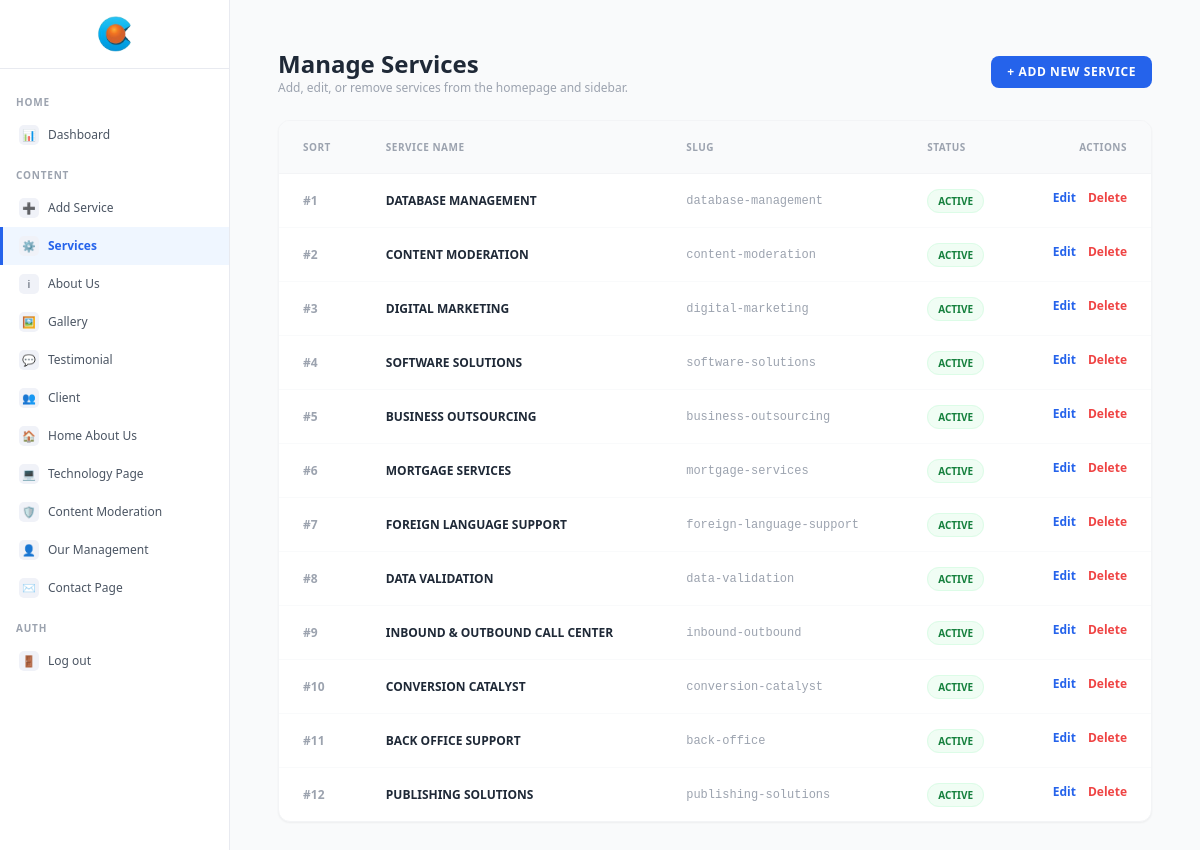
The app's page /admin/sections/services.php (signed in) with its own data.
### tables this page shows
CREATE TABLE IF NOT EXISTS services (
  id          INT AUTO_INCREMENT PRIMARY KEY,
  slug        VARCHAR(80)  UNIQUE NOT NULL,
  name        VARCHAR(150) NOT NULL,
  icon_url    VARCHAR(255),
  intro       TEXT,
  full_content LONGTEXT,    
  features    JSON,
  benefits    JSON,
  is_active   TINYINT DEFAULT 1,
  sort_order  INT DEFAULT 0,
  created_at  TIMESTAMP DEFAULT CURRENT_TIMESTAMP
);

### admin/sections/services.php (the view, shortened to what this page needs)
<?php
require_once '../middleware/auth.php';
$services = [];
if ($pdo) {
    try {
        $services = $pdo->query("SELECT * FROM services ORDER BY sort_order")->fetchAll();
    } catch(Exception $e) {
        $error = 'Error fetching services: ' . $e->getMessage();
    }
}
?>
<!DOCTYPE html>
<html lang="en">
<head>
  <script src="https://cdn.tailwindcss.com"></script>
</head>
<body class="flex bg-gray-50 min-h-screen font-sans">
  <?php include '../includes/sidebar.php'; ?>
  <main class="flex-1 p-8 md:p-12">
    <div class="max-w-5xl mx-auto space-y-6">
      <div class="flex flex-col sm:flex-row justify-between items-start sm:items-center gap-4">
        <div>
          <h1 class="text-2xl font-bold text-gray-800 font-poppins">Manage Services</h1>
          <p class="text-xs text-gray-400">Add, edit, or remove services from the homepage and sidebar.</p>
        </div>
        <a href="add-service.php" class="bg-blue-600 hover:bg-blue-500 text-white font-semibold px-4 py-2 rounded-lg text-xs tracking-wider uppercase transition">
          + Add New Service
        </a>
      </div>
      <div class="bg-white rounded-xl shadow-sm border border-gray-100 overflow-hidden">
        <table class="w-full text-sm border-collapse text-left text-gray-600">
          <thead class="bg-gray-50 text-gray-400 uppercase text-[10px] font-bold tracking-wider border-b border-gray-100">
            <tr>
              <th class="px-6 py-4">Sort</th>
              <th class="px-6 py-4">Service Name</th>
              <th class="px-6 py-4">Slug</th>
              <th class="px-6 py-4">Status</th>
              <th class="px-6 py-4 text-right">Actions</th>
            </tr>
          </thead>
          <tbody class="divide-y divide-gray-50">
            <?php if(empty($services)): ?>
            <tr>
              <td colspan="5" class="px-6 py-8 text-center text-xs text-gray-400">No services found in database.</td>
            </tr>
            <?php else: ?>
              <?php foreach($services as $s): ?>
              <tr class="hover:bg-gray-50/50 transition-colors">
                <td class="px-6 py-4 text-xs font-semibold text-gray-400">#<?= htmlspecialchars($s['sort_order']) ?></td>
                <td class="px-6 py-4 font-semibold text-gray-800 text-xs uppercase"><?= htmlspecialchars($s['name']) ?></td>
                <td class="px-6 py-4 text-xs text-gray-400 font-mono"><?= htmlspecialchars($s['slug']) ?></td>
                <td class="px-6 py-4">
                  <span class="px-2.5 py-1 text-[10px] font-bold uppercase rounded-full <?= $s['is_active'] ? 'bg-green-50 text-green-700 border border-green-100' : 'bg-gray-100 text-gray-500 border border-gray-200' ?>">
                    <?= $s['is_active'] ? 'Active' : 'Hidden' ?>
                  </span>
                </td>
                <td class="px-6 py-4 text-right flex justify-end gap-3 text-xs">
                  <a href="add-service.php?id=<?= $s['id'] ?>" class="text-blue-600 hover:text-blue-700 font-semibold">Edit</a>
                  <a href="?delete=<?= $s['id'] ?>" class="text-red-500 hover:text-red-600 font-semibold"
                     onclick="return confirm('Are you sure you want to delete this service?')">Delete</a>
                </td>
              </tr>
              <?php endforeach; ?>
            <?php endif; ?>
          </tbody>
        </table>
      </div>
    </div>
  </main>
</body>
</html>

### records on screen
services: sort_order "1", name "DATABASE MANAGEMENT", slug "database-management", is_active "ACTIVE"
services: sort_order "2", name "CONTENT MODERATION", slug "content-moderation", is_active "ACTIVE"
services: sort_order "3", name "DIGITAL MARKETING", slug "digital-marketing", is_active "ACTIVE"
services: sort_order "4", name "SOFTWARE SOLUTIONS", slug "software-solutions", is_active "ACTIVE"
services: sort_order "5", name "BUSINESS OUTSOURCING", slug "business-outsourcing", is_active "ACTIVE"
services: sort_order "6", name "MORTGAGE SERVICES", slug "mortgage-services", is_active "ACTIVE"
services: sort_order "7", name "FOREIGN LANGUAGE SUPPORT", slug "foreign-language-support", is_active "ACTIVE"
services: sort_order "8", name "DATA VALIDATION", slug "data-validation", is_active "ACTIVE"
services: sort_order "9", name "INBOUND & OUTBOUND CALL CENTER", slug "inbound-outbound", is_active "ACTIVE"
services: sort_order "10", name "CONVERSION CATALYST", slug "conversion-catalyst", is_active "ACTIVE"
services: sort_order "11", name "BACK OFFICE SUPPORT", slug "back-office", is_active "ACTIVE"
services: sort_order "12", name "PUBLISHING SOLUTIONS", slug "publishing-solutions", is_active "ACTIVE"

### other values on screen
$groupLabel "HOME"
$icon "📊"
$label "Dashboard"
$groupLabel "CONTENT"
$icon "➕"
$label "Add Service"
$icon "⚙"
$label "Services"
$icon "ℹ"
$label "About Us"
$icon "🖼"
$label "Gallery"
$icon "💬"
$label "Testimonial"
$icon "👥"
